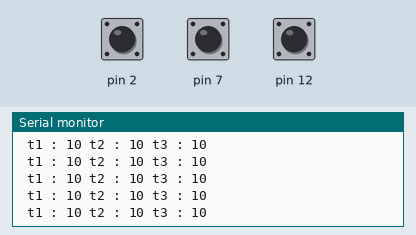
Bench run of a sketch on a simulated Arduino Uno, built with avr-gcc and run on an emulated ATmega328P. Shown: the last lines printed to the serial monitor. The inputs (shaded band) are chosen by the test bench; at power-on: pin 2 HIGH, pin 7 HIGH, pin 12 HIGH.

Above: at 1.2 s.
1.3 s: pin 2 pulled LOW for 0.15 s
4.4 s: pin 7 pulled LOW for 1 s
At 5.2 s:
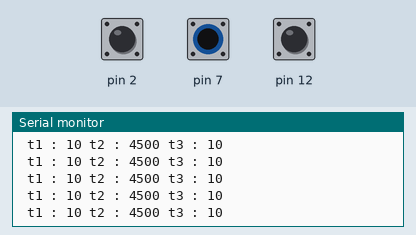
8.4 s: pin 12 pulled LOW for 0.15 s
11.5 s: pin 2 pulled LOW for 1 s
At 12.0 s:
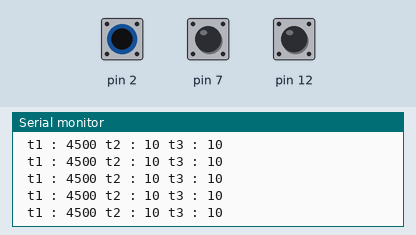
15.5 s: pin 7 pulled LOW for 0.15 s
18.6 s: pin 12 pulled LOW for 1 s
At 19.2 s:
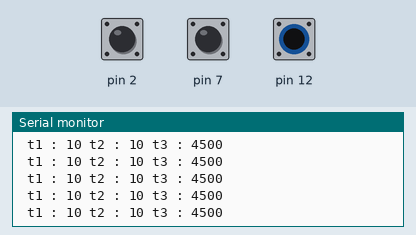

Measured:
- after the input at 4.4 s, the serial monitor: prints a new line after 0.08 s (image 1)
- after the input at 11.5 s, the serial monitor: prints a new line after 0.07 s (image 2)
- after the input at 18.6 s, the serial monitor: prints a new line after 0.05 s (image 3)

The sketch:

capacitive_copper_real2.ino.ino
```cpp
#include <CapacitiveSensor.h>
#include <SoftwareSerial.h>
#define CURRENT 20

CapacitiveSensor   cs_3_2 = CapacitiveSensor(3,2);        // 10M resistor between pins 4 & 2, pin 2 is sensor pin, add a wire and or foil if desired
CapacitiveSensor   cs_8_7 = CapacitiveSensor(8,7);        // 10M resistor between pins 4 & 2, pin 2 is sensor pin, add a wire and or foil if desired
CapacitiveSensor   cs_13_12 = CapacitiveSensor(13,12);

int blueTx=9;   //Tx (보내는핀 설정)at
int blueRx=10;   //Rx (받는핀 설정)
SoftwareSerial mySerial(blueTx, blueRx);  //시리얼 통신을 위한 객체선언


extern volatile unsigned long timer0_millis; //타이머변수
unsigned long timeVal; //이전시간
unsigned long readTime; //현재타이머시간
int hour, min, sec, i=1, s;
boolean state=false;


void setup()
{
   cs_3_2.set_CS_AutocaL_Millis(0xFFFFFFFF);     // turn off autocalibrate on channel 1 - just as an example
   cs_8_7.set_CS_AutocaL_Millis(0xFFFFFFFF);
   cs_13_12.set_CS_AutocaL_Millis(0xFFFFFFFF);
   Serial.begin(9600);

   mySerial.begin(9600); //블루투스 시리얼
}

void loop()
{
    long start = millis();
    long timer = (millis()/1000);
    long total1 =  cs_3_2.capacitiveSensor(30);   //30이거!!!! 이거조절해보기
    long total2 =  cs_8_7.capacitiveSensor(30);
    long total3 =  cs_13_12.capacitiveSensor(30);

    //float volt = analogRead(A0) * (5.0 / 1024);   //전압 측정
    //float current = (volt - 2.5) * (CURRENT / 2); //전류 측정

    //Serial.print(millis() - start);        // check on performance in milliseconds

    if(Serial.available()){
        String inString = Serial.readStringUntil('\n');
        int index1 = inString.indexOf(':');
        int index2 = inString.indexOf(':',index1+1);
        int index3 = inString.length();

        hour = inString.substring(0, index1).toInt();
        min = inString.substring(index1+1,index2).toInt();
        sec = inString.substring(index2+1,index3).toInt();


        timer0_millis = ((long)hour*3600+min*60+sec)*1000;
        state=true;
        timeVal=millis();
     }

    /*
     if(millis()-timeVal>=16.1){ //1초 단위 출력
        readTime = millis()/1000;

        if(millis()>=86400000){
            timer0_millis=0;
        }
        timeVal = millis();

        sec = readTime%60;
        min = (readTime/60)%60;
        hour = (readTime/(60*60))%24;

        if(sec != s){
          i = 1;
        }
     Serial.print(hour);
     Serial.print(":");
     Serial.print(min);
     Serial.print(":");
     Serial.print(sec);
     Serial.print(".");
     Serial.print(i);
     i++;

     s = sec;
                       // print sensor output 1
    Serial.print("      volt: \t");
    Serial.print(volt);
    Serial.print("  current: \t");
    Serial.print(current);*/
    Serial.print(" t1 : ");                    // tab character for debug windown spacing
    Serial.print(total1);
    Serial.print(" t2 : ");
    Serial.print(total2);
    Serial.print(" t3 : ");
    Serial.println(total3);
    //}

  delay(5);                             // arbitrary delay to limit data to serial port
}
```
